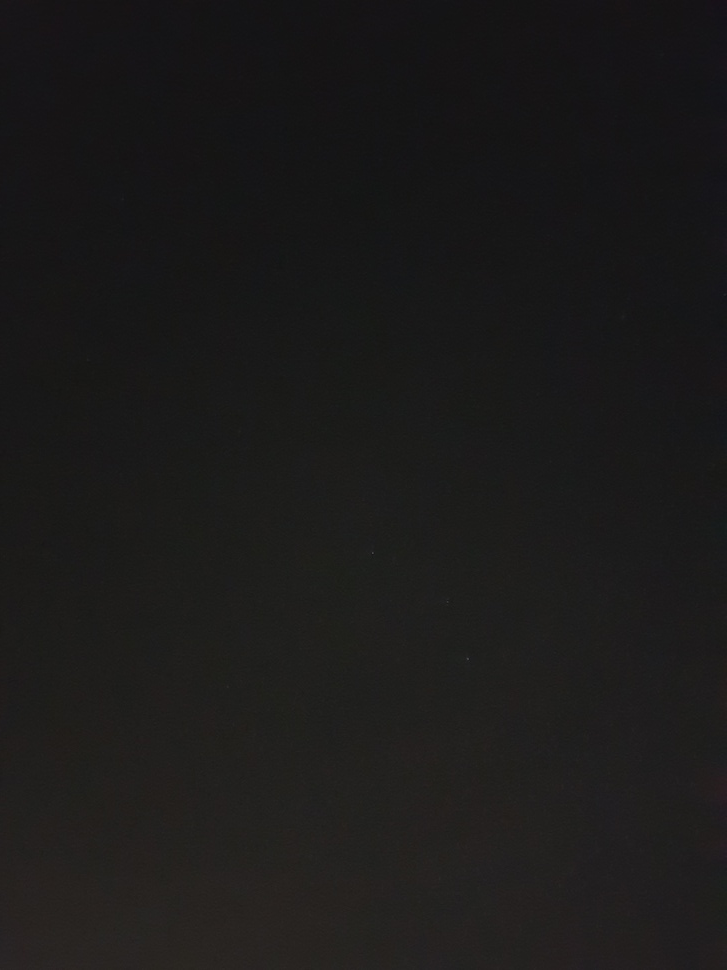
#> input picture pic1.jpg, 727 x 970 px, shrunk from 3024 x 4032 before the run
$ python rotationDetection.py
#> lines starting #> are read from the running program, lines starting #| are printed output that depends on the picture
import numpy as np
import cv2
import pandas as pd
import matplotlib.pyplot as plt
from PIL import Image
import math

galagys8aol = 80
picsize = 0
SValue = 12000000


def calc_distance(x1, x2, y1, y2):
    return math.sqrt(((x1 - x2) ** 2) + ((y1 - y2) ** 2))  # Distance between two points formula


# [19 lines left out: functions get_distances, update_distance, not called in this run]


def load_detection_result(filename):
    """ Loads the data and returns the df with all the info """
    file1 = open(filename, 'r')
    Lines = file1.readlines()

    df = pd.DataFrame(None, columns=['x', 'y', 'type'])
    for line in Lines:
        split1 = line.split('\n')  # Remove \n
        split2 = split1[0].split(",")
        for i in range(len(split2)):  # Remove whitespaces and turns string into float
            split2[i] = float(split2[i].strip())

        myseries = pd.Series(split2, index=df.columns)
        df = df.append(myseries, ignore_index=True)

    df["id"] = range(df.shape[0])

    return df


# [17 lines left out: functions load_star_data, calc_AD, not called in this run]


def calc_SPD(S, AD):
    """ Calculates StarPixelDistance """
    return S * AD


def calc_S():
    """ Calculates S"""
    return picsize/galagys8aol


# [30 lines left out: functions update_angular_distance, get_star_distances, search_distances, not called in this run]


def main():
    mypic1 = cv2.imread('pic1.jpg')
#> mypic1 is the input picture: shape (970, 727, 3); mean B, G, R 26.2, 26.7, 27.6

    Original_Image = Image.open("pic1.jpg")
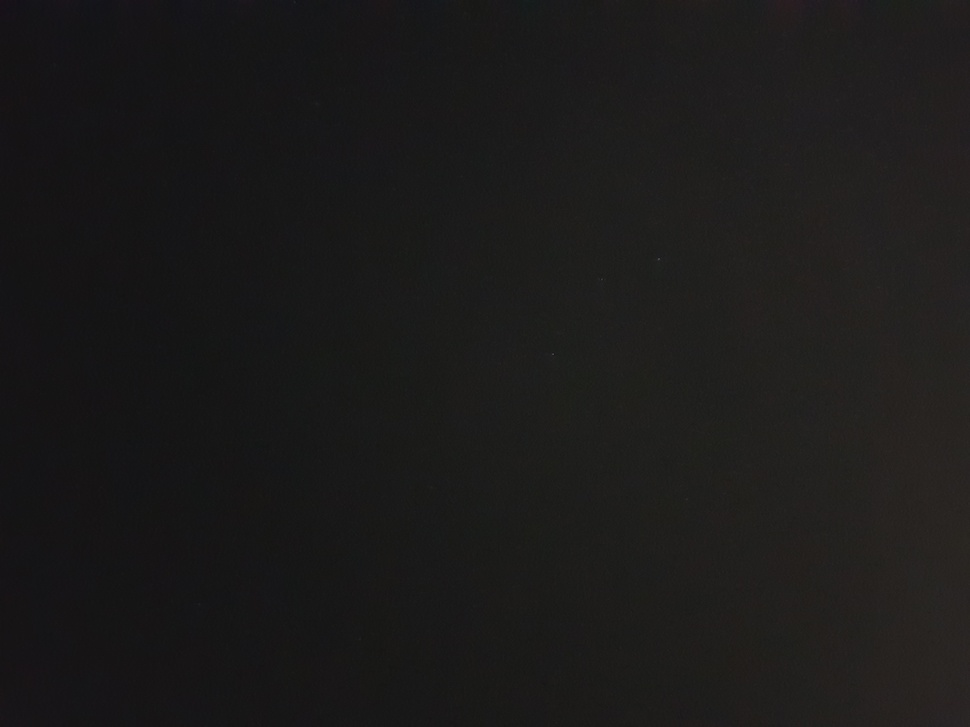
#> Original_Image: PIL image 970x727 RGB; mean R, G, B 27.6, 26.7, 26.2

    picsize = mypic1.shape[0] * mypic1.shape[1]
#> picsize = 705190

    print(picsize/80)
#| 8814.875
    rotated_image1 = Original_Image.rotate(90)
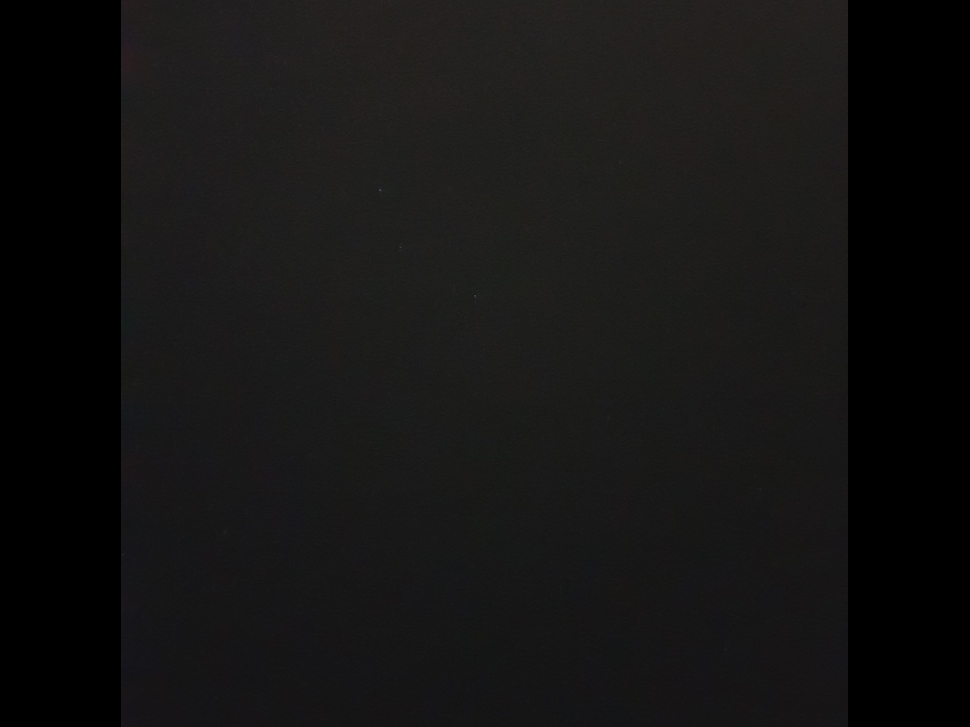
#> rotated_image1: PIL image 970x727 RGB; mean R, G, B 20.4, 19.9, 19.4
    plt.imshow(rotated_image1)
    # plt.show()
    rotated_image1.save("pic1r.jpg")

    df = load_detection_result("pic1.jpg_res.txt")
#> (reads pic1.jpg_res.txt from the repository)
    df = update_distance(df)
    print(df.head())

    stardf = load_star_data("hygdata_v3.csv", 6)
    stardf = update_angular_distance(stardf)
    print(stardf.head())


#> (the run stopped early here; a loop or call above may not have finished)
